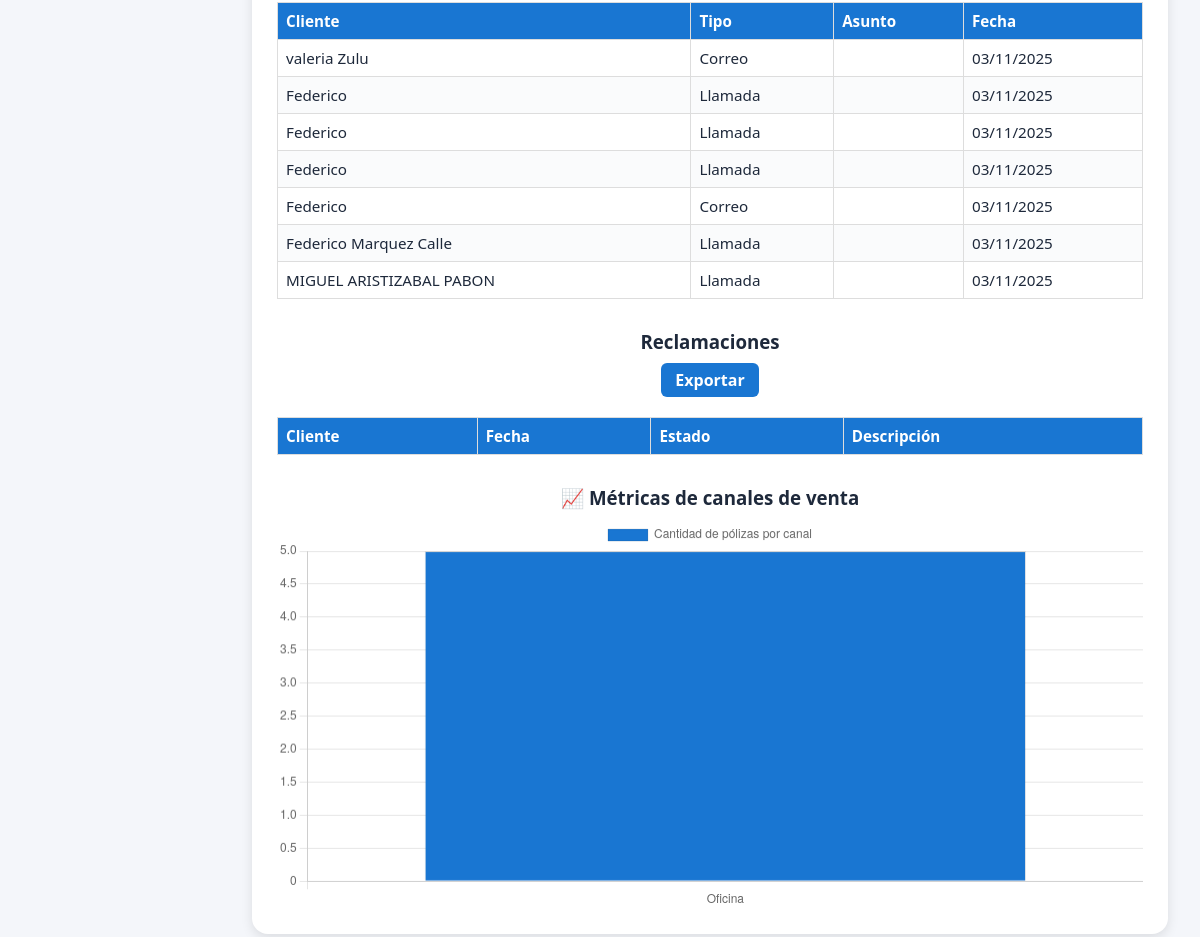
Page /reportes/ (signed in, lower part) on the earlier database version.
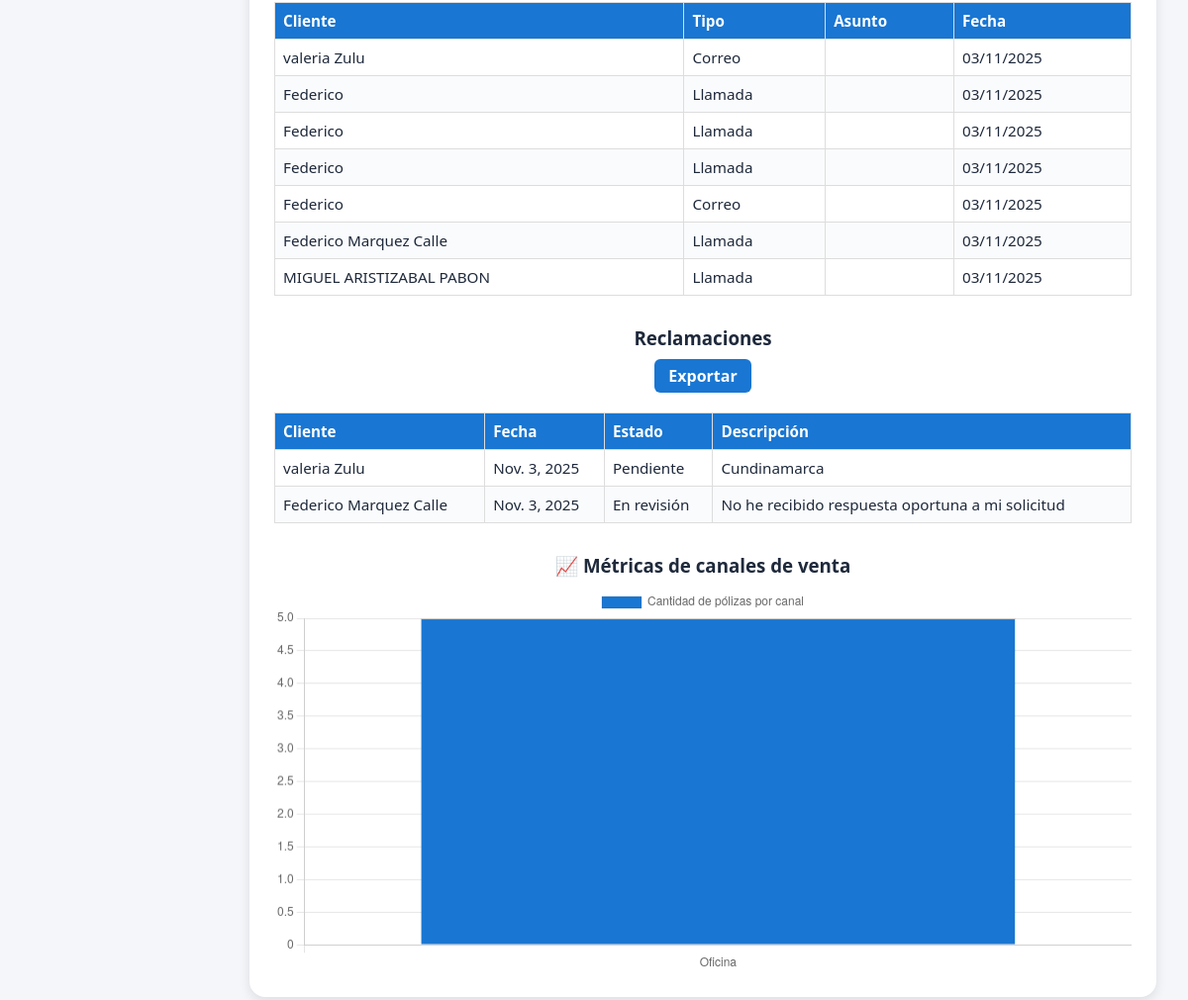
Same page on the later database version.
### CRM/models.py (models this page shows)
class Interacciones(models.Model):
    id = models.AutoField(primary_key=True)
    dni_cliente = models.ForeignKey(Clientes, on_delete=models.CASCADE)
    dni_asesor = models.ForeignKey(Usuarios, on_delete=models.CASCADE)
    fecha = models.DateTimeField(auto_now_add=True)
    id_tipo_interaccion = models.ForeignKey(TipoInteraccion, on_delete=models.CASCADE)
    asunto = models.CharField(max_length=100)
    observaciones = models.CharField(max_length=500, blank=True, null=True)
    class Meta:
        db_table = "interacciones"

class Clientes(models.Model):
    dni = models.CharField(max_length=50, primary_key=True)
    id_tipo_dni = models.ForeignKey(Tipo_DNI, on_delete=models.CASCADE)
    nombre = models.CharField(max_length=200)
    direccion = models.CharField(max_length=200, blank=True, null=True)
    id_ciudad = models.ForeignKey(Ciudades, on_delete=models.CASCADE)
    telefono = models.CharField(max_length=50, blank=True, null=True)
    celular = models.CharField(max_length=50)
    correo = models.EmailField(blank=True, null=True)
    asesor = models.ForeignKey("Usuarios", on_delete=models.SET_NULL, null=True, blank=True, related_name="clientes")
    class Meta:
        db_table = "clientes"

class TipoInteraccion(models.Model):
    id = models.AutoField(primary_key=True)
    descripcion = models.CharField(max_length=50, unique=True)
    class Meta:
        db_table = "tipo_interaccion"

class Reclamaciones(models.Model):
    id = models.AutoField(primary_key=True)
    dni_asesor = models.ForeignKey(Usuarios, on_delete=models.CASCADE)
    dni_cliente = models.ForeignKey(Clientes, on_delete=models.CASCADE)
    poliza = models.ForeignKey(Polizas, on_delete=models.SET_NULL, null=True, db_column="id_poliza")
    fecha = models.DateField(auto_now_add=True)
    fecha_actualizacion = models.DateTimeField(auto_now=True)
    descripcion = models.TextField(blank=True, null=True)
    id_estado = models.ForeignKey(Estado, on_delete=models.CASCADE, db_column="id_estado", related_name="reclamacion_estado")
    class Meta:
        db_table = "reclamaciones"

class Estado(models.Model):
    id = models.AutoField(primary_key=True)
    descripcion = models.CharField(max_length=50, unique=True)
    class Meta:
        db_table = "estados"

### CRM/views.py (the view)
# urls.py: path("reportes/", CRM.views.reportes_panel, name="reportes_panel"),
def reportes_panel(request):
    if not request.user.is_authenticated:
        messages.error(request, "Debes iniciar sesión para ver los reportes.")
        return redirect("/")
    asesor = get_object_or_404(Usuarios, user=request.user)
    empresa = asesor.empresa
    clientes = Clientes.objects.filter(asesor__empresa=empresa)
    polizas = Polizas.objects.filter(dni_cliente__asesor__empresa=empresa).select_related("id_producto", "id_canal_venta")
    reclamaciones = Reclamaciones.objects.filter(dni_cliente__asesor__empresa=empresa).select_related("id_estado", "poliza")
    interacciones = Interacciones.objects.filter(dni_cliente__asesor__empresa=empresa).select_related("id_tipo_interaccion")
    canales = {}
    for poliza in polizas:
        canal = poliza.id_canal_venta.descripcion
        canales[canal] = canales.get(canal, 0) + 1
    context = {
        "clientes": clientes,
        "polizas": polizas,
        "reclamaciones": reclamaciones,
        "interacciones": interacciones,
        "canales": canales
    }
    return render(request, "reportes.html", context)

### CRM/templates/reportes.html (shortened to what this page needs)
{% extends 'layout_panel.html' %}
{% load static %}
{% block content %}
<div class="reportes-container">
    <div class="reportes-seccion">
        <table class="tabla-reportes">
            <thead>
                <tr>
                    <th>Cliente</th>
                    <th>Tipo</th>
                    <th>Asunto</th>
                    <th>Fecha</th>
                </tr>
            </thead>
            <tbody>
                {% for i in interacciones %}
                <tr>
                    <td>{{ i.dni_cliente.nombre }}</td>
                    <td>{{ i.id_tipo_interaccion.descripcion }}</td>
                    <td>{{ i.Asunto }}</td>
                    <td>{{ i.fecha|date:"d/m/Y" }}</td>
                </tr>
                {% endfor %}
            </tbody>
        </table>
    </div>
    <div class="reportes-seccion">
        <h3>Reclamaciones</h3>
        <a href="{% url 'exportar_reporte' 'reclamaciones' %}" class="btn-guardar">Exportar</a>
        <table class="tabla-reportes">
            <thead>
                <tr>
                    <th>Cliente</th>
                    <th>Fecha</th>
                    <th>Estado</th>
                    <th>Descripción</th>
                </tr>
            </thead>
            <tbody>
                {% for r in reclamaciones %}
                <tr>
                    <td>{{ r.dni_cliente.nombre }}</td>
                    <td>{{ r.fecha }}</td>
                    <td>{{ r.id_estado.descripcion }}</td>
                    <td>{{ r.descripcion }}</td>
                </tr>
                {% endfor %}
            </tbody>
        </table>
    </div>
    <div class="reportes-seccion">
        <h3>📈 Métricas de canales de venta</h3>
        <canvas id="graficoCanales" width="400" height="180"></canvas>
    </div>
</div>
<script>
const ctx = document.getElementById('graficoCanales');
const data = {
    labels: [{% for canal, cantidad in canales.items %}'{{ canal }}',{% endfor %}],
    datasets: [{
        label: 'Cantidad de pólizas por canal',
        data: [{% for canal, cantidad in canales.items %}{{ cantidad }},{% endfor %}],
        backgroundColor: ['#1976d2', '#4caf50', '#ff9800', '#e91e63'],
        borderWidth: 1
    }]
};
new Chart(ctx, { type: 'bar', data });
</script>
{% endblock %}

Differences in the rows shown:
added Reclamaciones: dni_cliente.nombre "valeria Zulu", fecha "Nov. 3, 2025", id_estado.descripcion "Pendiente", descripcion "Cundinamarca"
added Reclamaciones: dni_cliente.nombre "Federico Marquez Calle", fecha "Nov. 3, 2025", id_estado.descripcion "En revisión", descripcion "No he recibido respuesta oportuna a mi solicitud"
